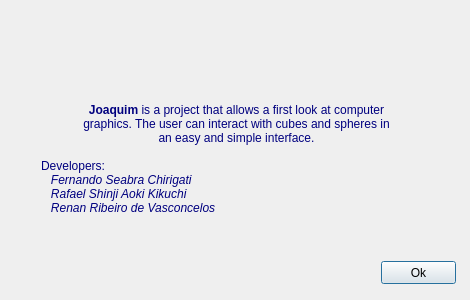
<?xml version="1.0" encoding="UTF-8"?>
<ui version="4.0">
 <class>Dialog</class>
 <widget class="QDialog" name="Dialog">
  <property name="windowModality">
   <enum>Qt::NonModal</enum>
  </property>
  <property name="geometry">
   <rect>
    <x>0</x>
    <y>0</y>
    <width>470</width>
    <height>300</height>
   </rect>
  </property>
  <property name="sizePolicy">
   <sizepolicy hsizetype="Fixed" vsizetype="Fixed">
    <horstretch>0</horstretch>
    <verstretch>0</verstretch>
   </sizepolicy>
  </property>
  <property name="minimumSize">
   <size>
    <width>470</width>
    <height>300</height>
   </size>
  </property>
  <property name="maximumSize">
   <size>
    <width>470</width>
    <height>300</height>
   </size>
  </property>
  <property name="windowTitle">
   <string>About Joaquim</string>
  </property>
  <property name="windowIcon">
   <iconset resource="images.qrc">
    <normaloff>:/Cat.png</normaloff>:/Cat.png</iconset>
  </property>
  <layout class="QVBoxLayout" name="verticalLayout">
   <item>
    <layout class="QHBoxLayout" name="horizontalLayout_2">
     <item>
      <widget class="QWidget" name="widget" native="true">
       <property name="sizePolicy">
        <sizepolicy hsizetype="Preferred" vsizetype="Preferred">
         <horstretch>0</horstretch>
         <verstretch>0</verstretch>
        </sizepolicy>
       </property>
       <widget class="QLabel" name="label">
        <property name="geometry">
         <rect>
          <x>30</x>
          <y>0</y>
          <width>391</width>
          <height>271</height>
         </rect>
        </property>
        <property name="text">
         <string>&lt;!DOCTYPE HTML PUBLIC &quot;-//W3C//DTD HTML 4.0//EN&quot; &quot;http://www.w3.org/TR/REC-html40/strict.dtd&quot;&gt;
&lt;html&gt;&lt;head&gt;&lt;meta name=&quot;qrichtext&quot; content=&quot;1&quot; /&gt;&lt;style type=&quot;text/css&quot;&gt;
p, li { white-space: pre-wrap; }
&lt;/style&gt;&lt;/head&gt;&lt;body style=&quot; font-family:'MS Shell Dlg 2'; font-size:8.25pt; font-weight:400; font-style:normal;&quot;&gt;
&lt;p align=&quot;center&quot; style=&quot; margin-top:0px; margin-bottom:0px; margin-left:0px; margin-right:0px; -qt-block-indent:0; text-indent:0px;&quot;&gt;&lt;img src=&quot;:/Joaquim.png&quot; /&gt;&lt;/p&gt;
&lt;p align=&quot;center&quot; style=&quot;-qt-paragraph-type:empty; margin-top:0px; margin-bottom:0px; margin-left:0px; margin-right:0px; -qt-block-indent:0; text-indent:0px; font-size:8pt;&quot;&gt;&lt;/p&gt;
&lt;p align=&quot;center&quot; style=&quot; margin-top:0px; margin-bottom:0px; margin-left:0px; margin-right:0px; -qt-block-indent:0; text-indent:0px;&quot;&gt;&lt;span style=&quot; font-size:9pt; font-weight:600; color:#00007f;&quot;&gt;Joaquim&lt;/span&gt;&lt;span style=&quot; font-size:9pt; color:#00007f;&quot;&gt; is a project that allows a first look at computer&lt;/span&gt;&lt;/p&gt;
&lt;p align=&quot;center&quot; style=&quot; margin-top:0px; margin-bottom:0px; margin-left:0px; margin-right:0px; -qt-block-indent:0; text-indent:0px;&quot;&gt;&lt;span style=&quot; font-size:9pt; color:#00007f;&quot;&gt;graphics. The user can interact with cubes and spheres in&lt;/span&gt;&lt;/p&gt;
&lt;p align=&quot;center&quot; style=&quot; margin-top:0px; margin-bottom:0px; margin-left:0px; margin-right:0px; -qt-block-indent:0; text-indent:0px;&quot;&gt;&lt;span style=&quot; font-size:9pt; color:#00007f;&quot;&gt;an easy and simple interface.&lt;/span&gt;&lt;/p&gt;
&lt;p align=&quot;center&quot; style=&quot;-qt-paragraph-type:empty; margin-top:0px; margin-bottom:0px; margin-left:0px; margin-right:0px; -qt-block-indent:0; text-indent:0px; font-size:9pt; color:#00007f;&quot;&gt;&lt;/p&gt;
&lt;p align=&quot;justify&quot; style=&quot; margin-top:0px; margin-bottom:0px; margin-left:0px; margin-right:0px; -qt-block-indent:0; text-indent:0px;&quot;&gt;&lt;span style=&quot; font-size:9pt; color:#00007f;&quot;&gt;Developers:&lt;/span&gt;&lt;/p&gt;
&lt;p align=&quot;justify&quot; style=&quot; margin-top:0px; margin-bottom:0px; margin-left:0px; margin-right:0px; -qt-block-indent:0; text-indent:0px;&quot;&gt;&lt;span style=&quot; font-size:9pt; font-style:italic; color:#00007f;&quot;&gt;   Fernando Seabra Chirigati&lt;/span&gt;&lt;/p&gt;
&lt;p align=&quot;justify&quot; style=&quot; margin-top:0px; margin-bottom:0px; margin-left:0px; margin-right:0px; -qt-block-indent:0; text-indent:0px;&quot;&gt;&lt;span style=&quot; font-size:9pt; font-style:italic; color:#00007f;&quot;&gt;   Rafael Shinji Aoki Kikuchi&lt;/span&gt;&lt;/p&gt;
&lt;p align=&quot;justify&quot; style=&quot; margin-top:0px; margin-bottom:0px; margin-left:0px; margin-right:0px; -qt-block-indent:0; text-indent:0px;&quot;&gt;&lt;span style=&quot; font-size:9pt; font-style:italic; color:#00007f;&quot;&gt;   Renan Ribeiro de Vasconcelos&lt;/span&gt;&lt;/p&gt;&lt;/body&gt;&lt;/html&gt;</string>
        </property>
       </widget>
       <widget class="QPushButton" name="pushButton">
        <property name="geometry">
         <rect>
          <x>370</x>
          <y>250</y>
          <width>75</width>
          <height>23</height>
         </rect>
        </property>
        <property name="text">
         <string>Ok</string>
        </property>
       </widget>
      </widget>
     </item>
    </layout>
   </item>
  </layout>
 </widget>
 <resources>
  <include location="images.qrc"/>
 </resources>
 <connections>
  <connection>
   <sender>pushButton</sender>
   <signal>clicked()</signal>
   <receiver>Dialog</receiver>
   <slot>reject()</slot>
   <hints>
    <hint type="sourcelabel">
     <x>408</x>
     <y>262</y>
    </hint>
    <hint type="destinationlabel">
     <x>228</x>
     <y>144</y>
    </hint>
   </hints>
  </connection>
 </connections>
</ui>
